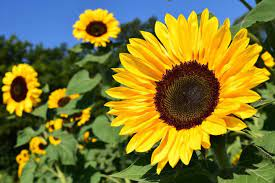
#> input picture data/Flower.jpg, 275 x 183 px, found by its file name
$ python image_bilinear_interpolation.py
#> lines starting #> are read from the running program, lines starting #| are printed output that depends on the picture
import matplotlib.pyplot as plt
import numpy as np


# Downsampling and enlargement factors
downsampling_factor = 5
enlargement_factor = 8


# Load the original image
original_image = plt.imread("data/flower.jpg")
#> original_image is the input picture: shape (183, 275, 3); mean R, G, B 125, 120.8, 51.3

# Convert image to floating point
image = original_image.astype(float)

# Normalise if the image uses values from 0 to 255
if image.max() > 1.0:
    image /= 255.0


# Downsample the original image
shrunk_image = image[
    ::downsampling_factor,
    ::downsampling_factor,
    :3,
]
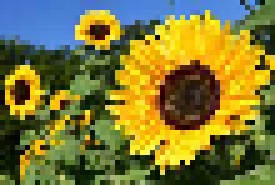
#> shrunk_image: shape (37, 55, 3) float64 (shown 5 times larger); mean R, G, B 0.491, 0.475, 0.209

shrunk_height, shrunk_width, channels = shrunk_image.shape
#> shrunk_height = 37; shrunk_width = 55; channels = 3


# Calculate the enlarged image dimensions
enlarged_height = (
    (shrunk_height - 1) * enlargement_factor + 1
)
#> enlarged_height = 289

enlarged_width = (
    (shrunk_width - 1) * enlargement_factor + 1
)
#> enlarged_width = 433

enlarged_image = np.zeros(
    (
        enlarged_height,
        enlarged_width,
        channels,
    ),
    dtype=float,
)


# Apply bilinear interpolation
for i in range(enlarged_height):
    y = i / enlargement_factor

    y1 = int(np.floor(y))
    y2 = min(y1 + 1, shrunk_height - 1)

    dy = y - y1

    for j in range(enlarged_width):
        x = j / enlargement_factor

        x1 = int(np.floor(x))
        x2 = min(x1 + 1, shrunk_width - 1)

        dx = x - x1

        top = (
            (1 - dx) * shrunk_image[y1, x1]
            + dx * shrunk_image[y1, x2]
        )

        bottom = (
            (1 - dx) * shrunk_image[y2, x1]
            + dx * shrunk_image[y2, x2]
        )

        enlarged_image[i, j] = (
            (1 - dy) * top
            + dy * bottom
        )
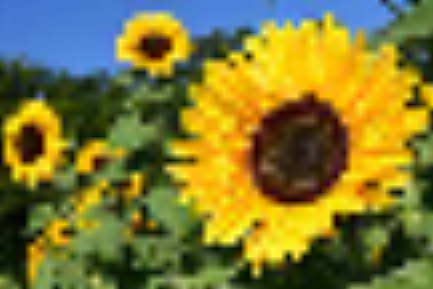
#> enlarged_image: shape (289, 433, 3) float64; mean R, G, B 0.499, 0.479, 0.203


# Display the results
figure, axes = plt.subplots(
    1,
    3,
    figsize=(12, 5),
)

axes[0].imshow(image)
axes[0].set_title("Original Image")
axes[0].axis("off")

axes[1].imshow(shrunk_image)
axes[1].set_title("Downsampled Image")
axes[1].axis("off")

axes[2].imshow(enlarged_image)
axes[2].set_title("Bilinear Interpolation")
axes[2].axis("off")

plt.tight_layout()
plt.show()
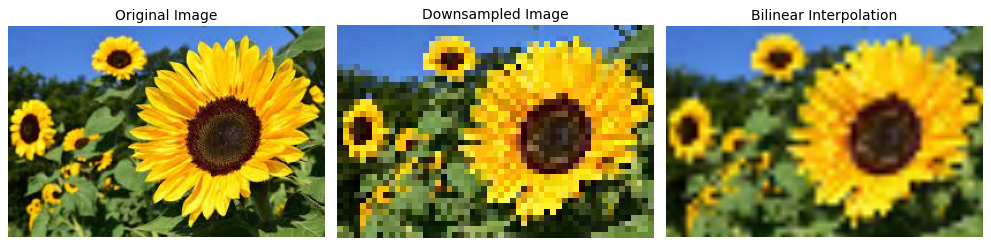
#> figure drawn by matplotlib, 3 panels
